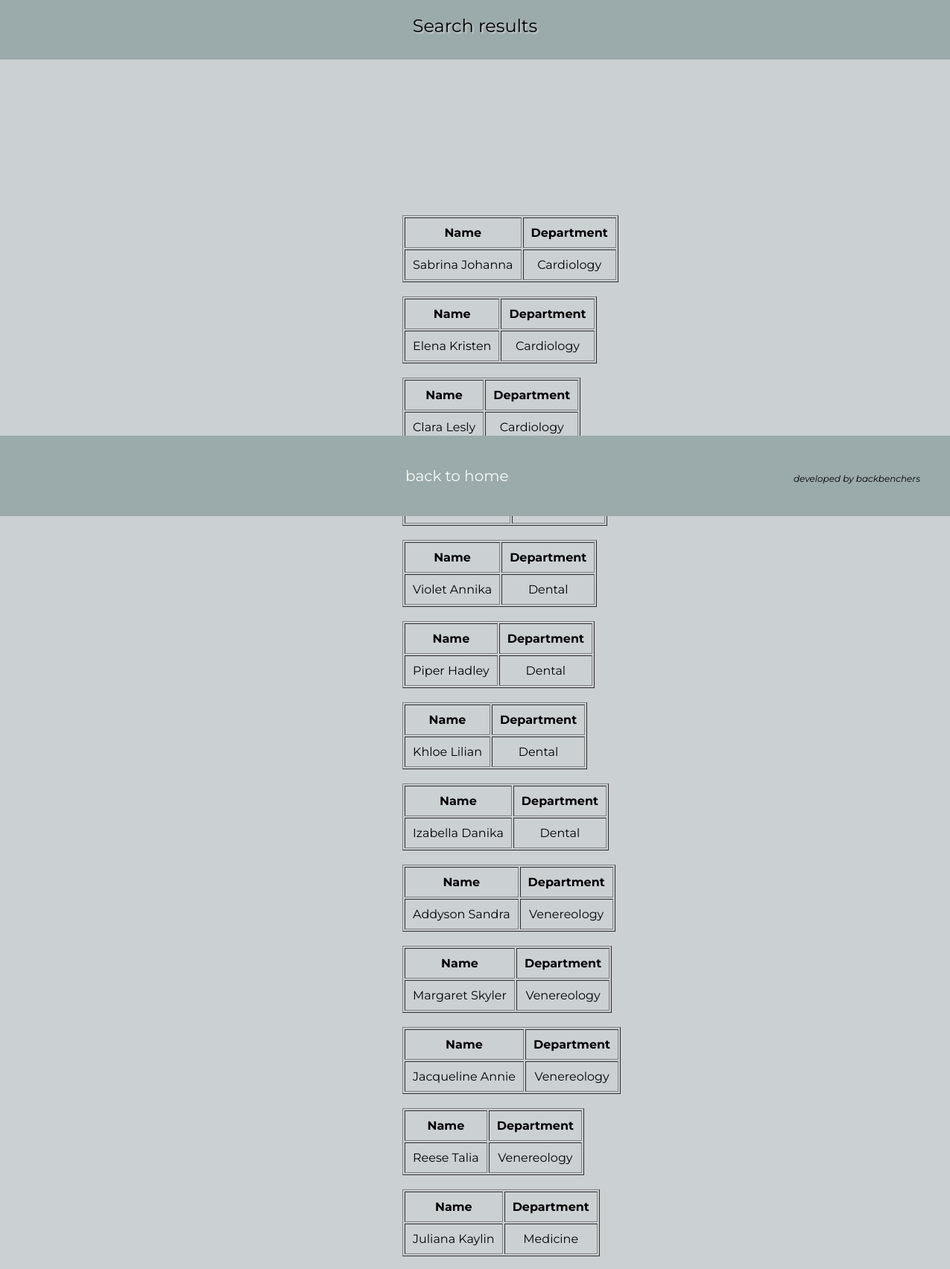
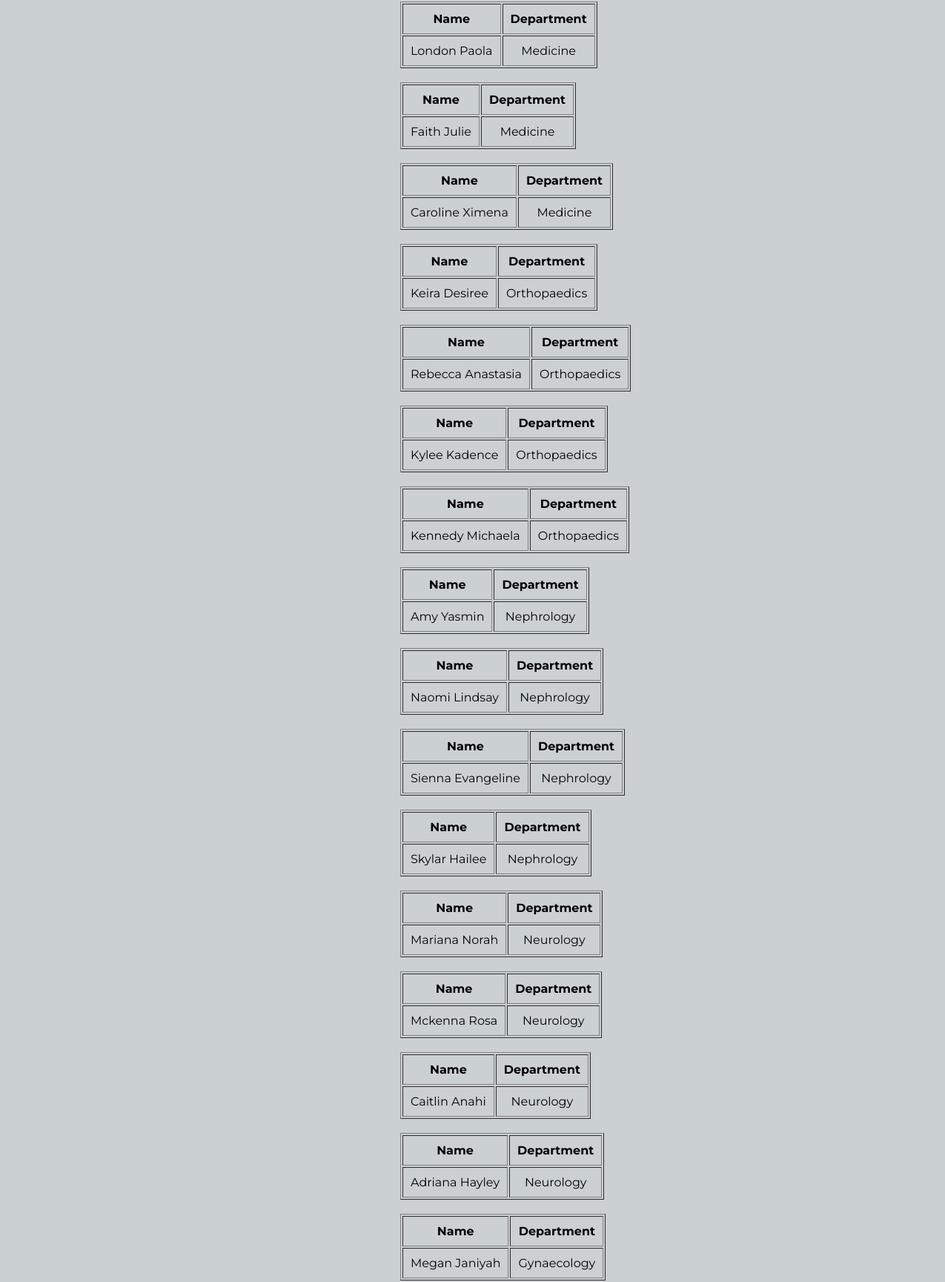
/search_view.php (upper part), run on the app's committed database (2 pictures, top to bottom).
### tables this page shows
CREATE TABLE `patient_info` (
  `Name` varchar(255) NOT NULL,
  `Address` varchar(255) NOT NULL,
  `Id` int(11) NOT NULL,
  `Department` int(11) NOT NULL,
  `Admission_Date` date NOT NULL
);

CREATE TABLE `department` (
  `name` varchar(255) NOT NULL,
  `Dep_id` int(11) NOT NULL,
  `Head_of_the_department` int(11) NOT NULL
);

### search_view.php (the view, shortened to what this page needs)
<!DOCTYPE html PUBLIC "-//W3C//DTD XHTML 1.0 Transitional//EN" "http://www.w3.org/TR/xhtml1/DTD/xhtml1-transitional.dtd">
<html xmlns="http://www.w3.org/1999/xhtml">
<head>
 <link rel="stylesheet" type="text/css" href="styleform.css" media="all" />
</head>
<body>
<div id="vfoot">
<a class="vbut" href="index.php">back to home</a>
<div class="vfooter">
	developed by backbenchers
				</div>
</div>
<div class="title">Search results</div>
<div class="con">
<?php
$term = $_POST['term'];
$query = "SELECT patient_info.Name, department.name FROM patient_info, department WHERE patient_info.Department = department.Dep_id AND patient_info.Id like '%$term%'";
$result = mysql_query($query) or die(mysql_error());
while($row = mysql_fetch_array($result)){
	echo "<table border='1' cellpadding='10'>";
    echo "<tr> <th>Name</th><th>Department</th> </tr>";
	echo "<tr>";
	echo '<td>' . $row['Name'] . '</td>';
	echo '<td>' . $row['name'] . '</td>';
	echo "<br />";
}
?>
	</div>
</body>
</html>

### styleform.css (style rules this page uses)
body { font-family: 'Montserrat', sans-serif; background-color:#CBD0D3; margin:0px; }
.title { font-family: 'Montserrat', sans-serif; text-align:center; width:100%; height:60px; text-shadow:2px 2px 2px #cfcfcf; font-size:24px; text-align:center; background-color:#9BAAAB; padding-top:20px; }
.con { text-align:center; margin:190px 0 0 540px; }
.vbut { font-family: 'Montserrat', sans-serif; margin-left:50px; background-color:#9BAAAB; }
.vfooter { margin-top:20px; font-size:12px; float:right; font-style:italic; }
div#vfoot { font-family: 'Montserrat', sans-serif; padding:20px; position:absolute; margin-top:585px; padding:30px 75px 30px 470px; width:60%; overflow:hidden; font-size:20px; background-color:#9BAAAB; }
div#vfoot > a { float:left; font-family: 'Montserrat', sans-serif; padding:12px 24px; color:#FAFBFB; text-decoration:none; overflow:hidden; }

### data on the page
patient_info: Name "Sabrina Johanna", department.name "Cardiology"
patient_info: Name "Elena Kristen", department.name "Cardiology"
patient_info: Name "Clara Lesly", department.name "Cardiology"
patient_info: Name "Violet Annika", department.name "Dental"
patient_info: Name "Piper Hadley", department.name "Dental"
patient_info: Name "Khloe Lilian", department.name "Dental"
patient_info: Name "Izabella Danika", department.name "Dental"
patient_info: Name "Addyson Sandra", department.name "Venereology"
patient_info: Name "Margaret Skyler", department.name "Venereology"
patient_info: Name "Jacqueline Annie", department.name "Venereology"
patient_info: Name "Reese Talia", department.name "Venereology"
patient_info: Name "Juliana Kaylin", department.name "Medicine"
patient_info: Name "London Paola", department.name "Medicine"
patient_info: Name "Faith Julie", department.name "Medicine"
patient_info: Name "Caroline Ximena", department.name "Medicine"
patient_info: Name "Keira Desiree", department.name "Orthopaedics"
patient_info: Name "Rebecca Anastasia", department.name "Orthopaedics"
patient_info: Name "Kylee Kadence", department.name "Orthopaedics"
patient_info: Name "Kennedy Michaela", department.name "Orthopaedics"
patient_info: Name "Amy Yasmin", department.name "Nephrology"
patient_info: Name "Naomi Lindsay", department.name "Nephrology"
patient_info: Name "Sienna Evangeline", department.name "Nephrology"
patient_info: Name "Skylar Hailee", department.name "Nephrology"
patient_info: Name "Mariana Norah", department.name "Neurology"
patient_info: Name "Mckenna Rosa", department.name "Neurology"
patient_info: Name "Caitlin Anahi", department.name "Neurology"
patient_info: Name "Adriana Hayley", department.name "Neurology"
patient_info: Name "Megan Janiyah", department.name "Gynaecology"
